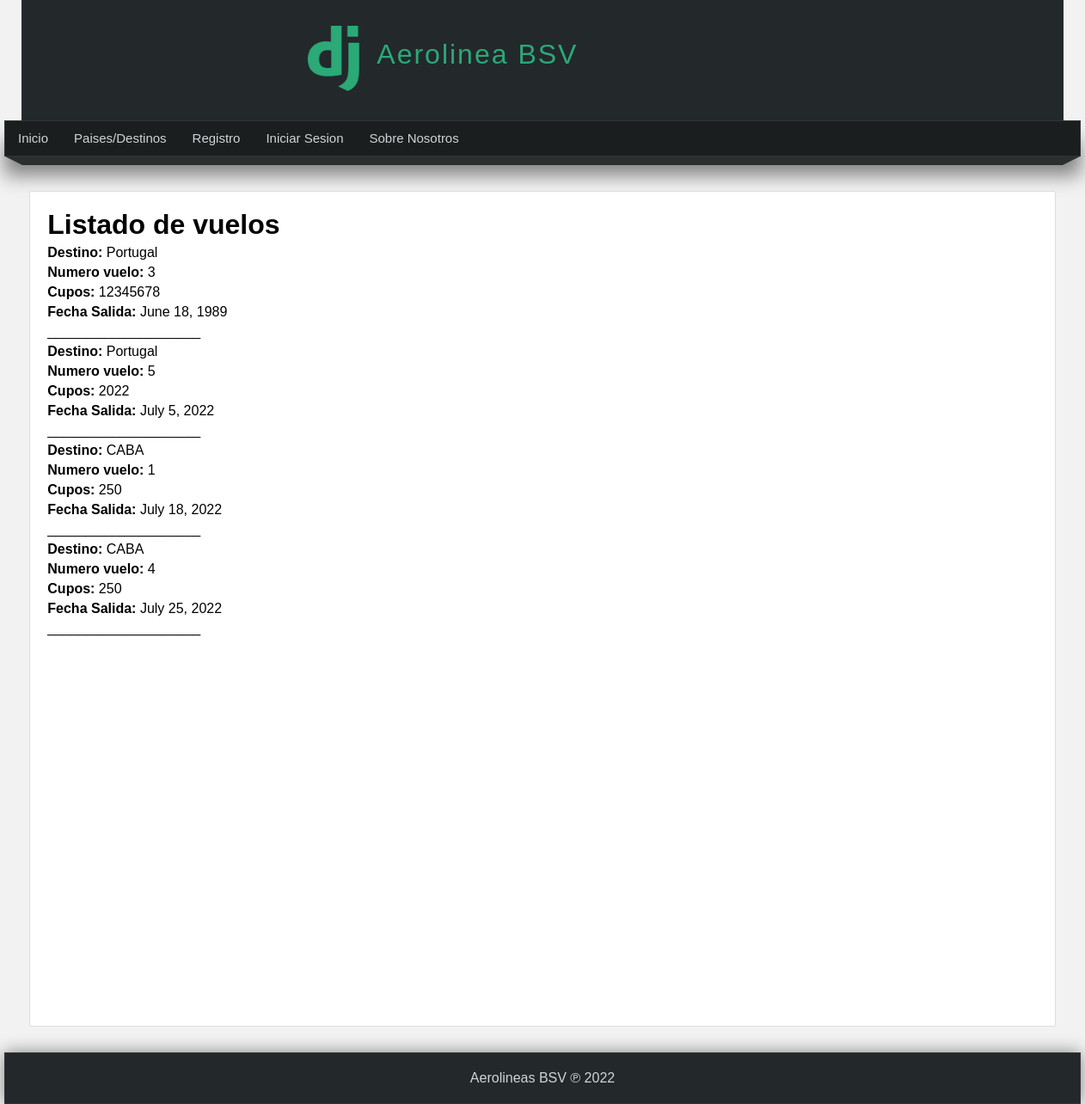
The page /vuelos/ on the database its author committed.
### aerolineasapi/models.py (models this page shows, shortened)
class Vuelo(models.Model):
    avion = models.ForeignKey(Avion, on_delete=models.CASCADE)
    piloto = models.ForeignKey(settings.AUTH_USER_MODEL, on_delete=models.CASCADE)
    destino = models.ForeignKey(Destino, on_delete=models.CASCADE)
    fecha_salida = models.DateField(null=True, blank=True)
    cupos = models.IntegerField()
    estado = models.BooleanField()
    espacios_ocupados = models.SmallIntegerField(null=True, blank=True)
    cupos_disponibles = models.BooleanField(default=True)
    created_at = models.DateTimeField(auto_now_add=True)
    updated_at = models.DateTimeField(auto_now=True)
    def __str__(self) -> str:
        return f"{self.destino.destino}"

class Destino(models.Model):
    pais = models.ForeignKey(Pais, on_delete=models.CASCADE)
    destino = models.CharField(max_length=150)
    estado = models.BooleanField()
    imagen = models.ImageField(upload_to='destinos', null=True)
    created_at = models.DateTimeField(auto_now_add=True)
    updated_at = models.DateTimeField(auto_now=True)

### aerolineasapi/views.py (the view)
# urls.py: path('vuelos/', VistaVuelos,name="VistaVuelos"),
def VistaVuelos(request):
    fecha_hoy = datetime.now()
    qry = Q(fecha_salida__range=("1989-01-01", "2030-01-01")) & Q(estado=True)
    vuelos = Vuelo.objects.filter(qry).order_by("fecha_salida")
    context={
        "vuelos": vuelos
    }
    return render(request, "vuelos/vuelos.html", context)

### templates/vuelos/vuelos.html
{% extends 'base.html' %}
{% block content %}
<h1>Listado de vuelos</h1>
    {% for vuelo in vuelos %}
        <p><strong>Destino:</strong> {{ vuelo }}</p>
        <p><strong>Numero vuelo:</strong> {{ vuelo.id }}</p>
        <p><strong>Cupos:</strong> {{ vuelo.cupos }}</p>
        <p><strong>Fecha Salida:</strong> {{ vuelo.fecha_salida }}</p>
        <p>____________________</p>
    {% endfor %}
{% endblock %}

### templates/base.html (shortened to what this page needs)
{% load static %}
<!DOCTYPE html>
<html lang="es">
<head>
    <link rel="stylesheet" href="{% static 'css/styles_2.css' %}">
</head>
<body>
    <header>
        <div id="logotipo">
            <img src="{% static 'images/logo.png' %}" alt="">
            <h1>Aerolinea BSV {{ user.username }}</h1>
        </div>
    </header>
    <nav>
        <ul>
            <li>
                <a href="{% url 'inicio' %}">Inicio</a>
            </li>
            <li>
                <a href="{% url 'VistaPaises' %}">Paises/Destinos</a>
            </li>
            {% if user.email %}
                <li>
                    <a href="{% url 'mostrar' user.id %}">Tu Cuenta</a>
                </li>
                <li>
                    <a href="{% url 'boletos' user.id %}">Boletos</a>
                </li>
                <li>
                    <a href="{% url 'crear_articulo' %}">Deja tu comentario</a>
                </li>
                <li>
                    <a href="{% url 'VistaVuelos' %}">Vuelos</a>
                </li>
                {% if user.is_superuser %}
                    <li>
                        <a href="http://127.0.0.1:8000/admin/">Admin</a>
                    </li>
                {% endif%}
                {% if user.is_staff %}
                    <li>
                        <a href="{% url 'CrearVueloDestino' %}">Vuelos destinos</a>
                    </li>
                    <li>
                        <a href="{% url 'aviones' %}">Aviones</a>
                    </li>
                {% endif %}
                    <li>
                        <a href="{% url 'logout' %}">Cerrar Sesion</a>
                    </li>
                    {% else %}
                    <li>
                        <a href="{% url 'register' %}">Registro</a>
                    </li>
                <li>
                    <a href="{% url 'inicio_sesion' %}">Iniciar Sesion</a>
                </li>
            {% endif %}
            <li>
                <a href="{% url 'about' %}">Sobre Nosotros</a>
            </li>
        </ul>
    </nav>
    <div class="barra">
        <span class="esquina-izq"></span>
        <span class="relleno"></span>
        <span class="esquina-der"></span>
    </div>
    <div id="content">
        <div class="box">
            {% block content %}
            {% endblock content %}
        </div>
    </div>
    <footer>
        Aerolineas BSV &copysr; {% now "Y" %}
    </footer>
</body>
</html>

### aerolineasapi/static/css/styles_2.css (style rules this page uses)
* { margin: 0; padding: 0; font-family: 'Gill Sans', 'Gill Sans MT', Calibri, 'Trebuchet MS', sans-serif; text-decoration: none; }
.box p, .box h2, .box h3, .box ul { margin-top: 5px; margin-bottom: 5px; }
body { background-color: #f2f2f2; }
header { width: 1212px; height: 140px; background-color: #23282b; margin: 0px auto; }
#logotipo { width: 45%; height: 130px; margin: 0 auto; padding-top: 10px; }
#logotipo img { display: block; width: 60px; float: left; margin-top: 20px; }
#logotipo h1 { display: block; float: left; margin-top: 35px; margin-left: 20px; letter-spacing: 2px; font-weight: lighter; color: #2ba977; }
nav { width: 1250px; height: 40px; margin: 0 auto; background-color: #1b1e1f; border: 1px solid #333333; box-shadow: 0px 22px 22px gray; font-size: 15px; }
nav > ul { list-style: none; text-decoration: none; }
nav > ul > li { line-height: 40px; float: left; }
nav > ul > li > a { display: block; padding-left: 15px; padding-right: 15px; color: #d1d4d6; }
.barra { width: 1250px; margin: 0 auto; }
.esquina-izq { display: block; border-left: 20px solid transparent; border-top: 10px solid #2b2f30; float:left; }
.esquina-der { display: block; border-right: 20px solid transparent; border-top: 10px solid #2b2f30; float:right; }
.relleno { display: block; width: 1210px; height: 10px; background: #2b2f30; float: left; }
#content { width: 1212px; min-height: 930px; margin: 0 auto; margin-bottom: 30px; margin-top: 40px; }
.box { background: white; width: 95%; min-height: 930px; padding: 20px; border: 1px solid #ddd; border-radius: 2px; margin: 0 auto; }
footer { width: 1250px; background-color: #23282b; border: 1px solid #333; color: #d1d4d6; text-align: center; padding-top: 20px; padding-bottom: 20px; box-shadow: 0px 0px 20px gray; margin: 0 auto; }

### rows shown on the page
Vuelo: destino.destino "Portugal", id "3", cupos "12345678", fecha_salida "June 18, 1989"
Vuelo: destino.destino "Portugal", id "5", cupos "2022", fecha_salida "July 5, 2022"
Vuelo: destino.destino "CABA", id "1", cupos "250", fecha_salida "July 18, 2022"
Vuelo: destino.destino "CABA", id "4", cupos "250", fecha_salida "July 25, 2022"
